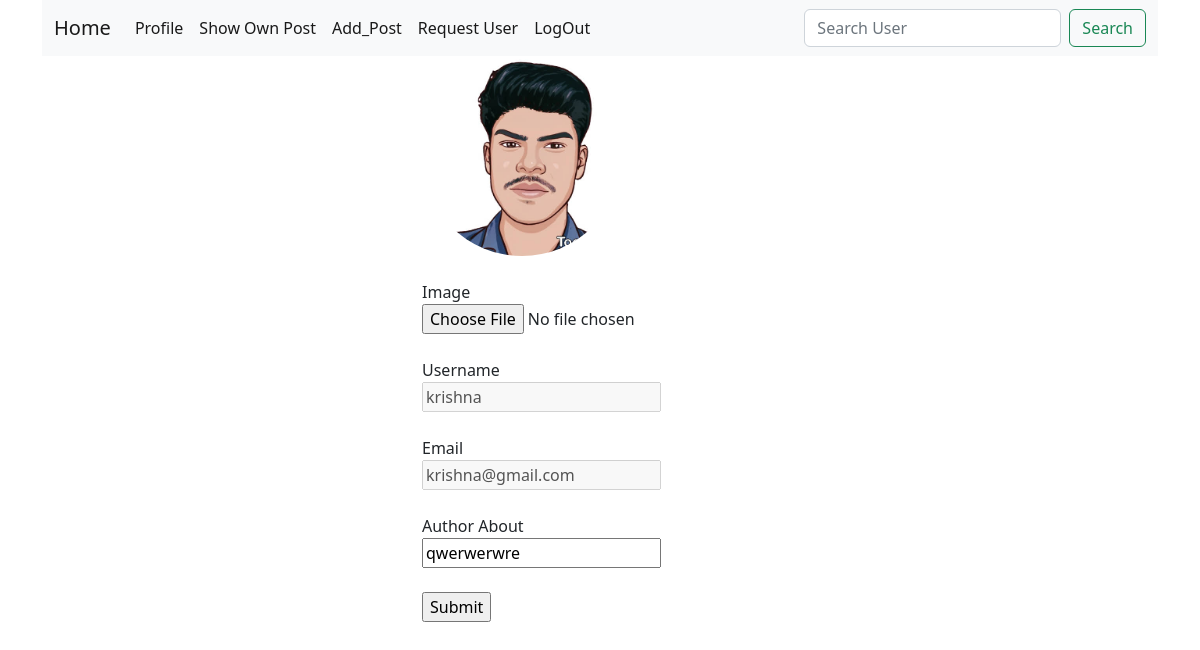
/profile/ (signed in), run on the app's committed database.
### user/models.py (models this page shows, shortened)
class User(AbstractBaseUser):
    email = models.EmailField(
        verbose_name='email address',
        max_length=255,
        unique=True,
    )
    name = models.CharField(max_length=50)
    user_name = models.CharField(max_length=50)
    user_about = models.CharField(max_length=200, null=True, blank=True)
    image = models.ImageField( default='default.png'   ,upload_to='image/profile/'+ str(datetime.datetime.now()).replace(' ', '-') )
    is_active = models.BooleanField(default=True)
    is_admin = models.BooleanField(default=False)
    objects = CustomUserManager()
    USERNAME_FIELD = 'email'
    REQUIRED_FIELDS = ['name', 'user_name']
    def __str__(self):
        return self.email

### user/views.py (the view)
# urls.py: path('profile/', views.profile, name='profile' ),
@login_required(login_url='sign_in')
def profile(request):
    title = 'Profile'
    user = User.objects.get(email=request.user)
    if request.method == 'POST':
        user.user_about =  request.POST.get('user_about')
        if len(request.FILES) != 0 :
            user.image = request.FILES['pic']
        user.save()
        messages.success(request, 'Your Profile successfully Updated !')
    initial_content = {  'user_name': user.user_name, 'email': user.email,  'user_about' :  user.user_about  }
    form = ProfileForm(initial=initial_content)
    return render(request, 'user/profile.html', {'form': form , 'title' : title, 'user': user})

### user/forms.py
class ProfileForm(forms.Form):
    pic = forms.ImageField(label='Image', label_suffix=' ', required=False)
    user_name = forms.CharField(label='Username', label_suffix='  ',min_length=5, max_length=15 , disabled = True)
    email = forms.EmailField(label='Email', min_length=12, max_length=30 , label_suffix='  ', disabled = True)
    user_about = forms.CharField(label='Author About ',label_suffix='  ', max_length=500, required=False)

### user/templates/user/profile.html (shortened to what this page needs)
{% extends 'base.html'%}
{% load static %}
{% block css  %}
   {{ block.super }}
   <link rel="stylesheet"  href="{% static 'user/css/custom.css' %}" type="text/css" />
{% endblock css %}
{% block content %}
   <div class="row">
      <div class=col-md-4>  </div>
      <div class=col-md-4>
            <div class="profile">
               {% if user.image  %}
               <img src="{{ user.image.url }}" width="200" height="200" class="profile_pic">
               {% else %}
                  <img src="" width="200" height="200" >
               {% endif %} <br> <br>
               <form action="{% url 'profile' %}", method="POST"  novalidate  enctype="multipart/form-data" >
               {% for field in form %}
                  <div>
                        {{ field.label_tag }}  <br>
                        {{ field }}             <br>
                        {{ field.errors }}       <br>
                  </div>
               {% endfor %}
               <input type="submit" value="Submit">
               </form>
            </div>
      </div>
      <div class=col-md-4> </div>
      </div>
   </div>
{% endblock content %}

### user/static/user/css/custom.css (style rules this page uses)
img { width: 80%; height: 250%; border-radius: 8%; }
.profile_pic { border-radius: 50%; width:50px; height: 50px; }
.profile .profile_pic { width: 200px; height: 200px; border-radius: 50%; }

### data on the page
User: image (picture), form "krishna" "krishna@gmail.com" "qwerwerwre"

### other printed values
{{ field.label_tag }} "Image" "Username" "Email" "Author About"
